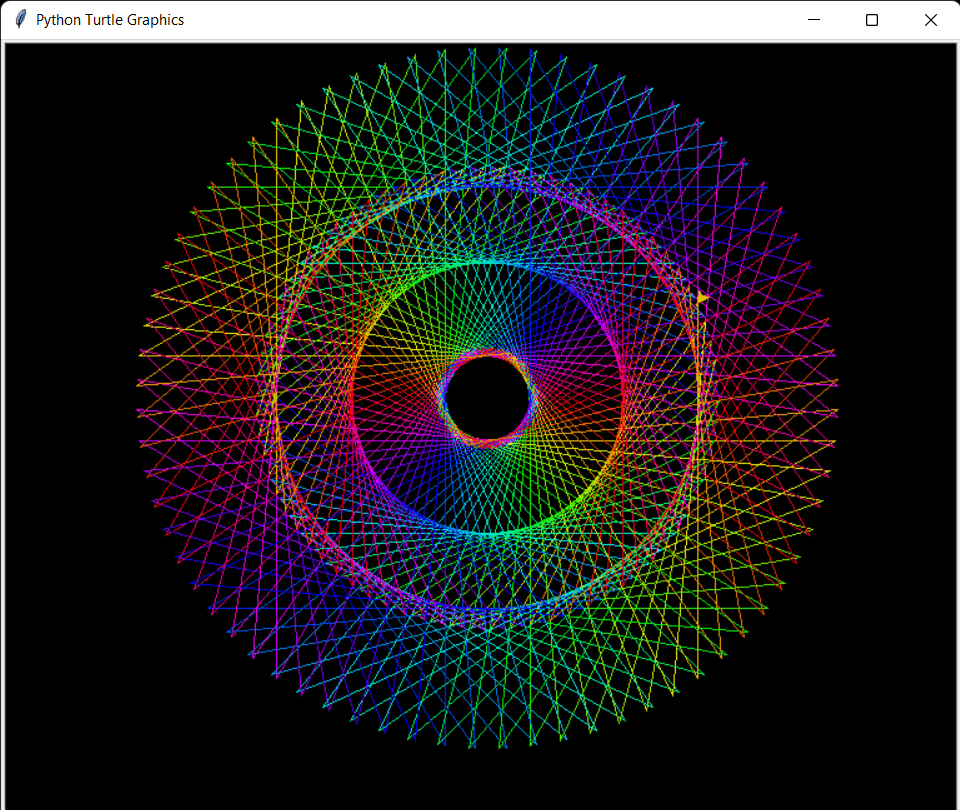

Reproduce this figure in Python.

import turtle
import colorsys

t = turtle.Turtle()
s = turtle.Screen().bgcolor('black')
t.speed(0)
n=36
h=0

for i in range (480):
    c = colorsys.hsv_to_rgb(h, 1, 0.9)
    h+= 1/n
    t.color(c)
    t.left(145)
    for j in range (5):
        t.forward(300)
        t.left(150)
